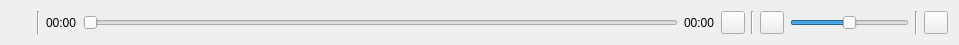
<?xml version="1.0" encoding="UTF-8"?>
<ui version="4.0">
 <class>PlayControl</class>
 <widget class="QWidget" name="PlayControl">
  <property name="geometry">
   <rect>
    <x>0</x>
    <y>0</y>
    <width>959</width>
    <height>41</height>
   </rect>
  </property>
  <property name="windowTitle">
   <string>播放控制</string>
  </property>
  <property name="styleSheet">
   <string notr="true">#PlayControl
{
	border-radius: 5px;
}</string>
  </property>
  <layout class="QHBoxLayout" name="horizontalLayout" stretch="0,0,0,5,0,0,0,0,1,0,0">
   <item>
    <widget class="QLabel" name="labelIcon">
     <property name="minimumSize">
      <size>
       <width>20</width>
       <height>20</height>
      </size>
     </property>
     <property name="maximumSize">
      <size>
       <width>20</width>
       <height>20</height>
      </size>
     </property>
     <property name="text">
      <string/>
     </property>
     <property name="pixmap">
      <pixmap resource="../../../res/resources.qrc">:/icons/icons/mxlplayer_icon256.ico</pixmap>
     </property>
     <property name="scaledContents">
      <bool>true</bool>
     </property>
    </widget>
   </item>
   <item>
    <widget class="Line" name="line1">
     <property name="orientation">
      <enum>Qt::Vertical</enum>
     </property>
    </widget>
   </item>
   <item>
    <widget class="QLabel" name="labelPlayTime">
     <property name="text">
      <string>00:00</string>
     </property>
    </widget>
   </item>
   <item>
    <widget class="QSlider" name="horizontalSliderPosition">
     <property name="orientation">
      <enum>Qt::Horizontal</enum>
     </property>
    </widget>
   </item>
   <item>
    <widget class="QLabel" name="labelTotalTime">
     <property name="text">
      <string>00:00</string>
     </property>
    </widget>
   </item>
   <item>
    <widget class="QToolButton" name="toolButtonPlayPause">
     <property name="toolTip">
      <string>播放/暂停</string>
     </property>
     <property name="text">
      <string/>
     </property>
     <property name="icon">
      <iconset resource="../../../res/resources.qrc">
       <normaloff>:/images/images/play.png</normaloff>:/images/images/play.png</iconset>
     </property>
     <property name="checkable">
      <bool>true</bool>
     </property>
    </widget>
   </item>
   <item>
    <widget class="Line" name="line2">
     <property name="orientation">
      <enum>Qt::Vertical</enum>
     </property>
    </widget>
   </item>
   <item>
    <widget class="QToolButton" name="toolButtonMute">
     <property name="toolTip">
      <string>静音</string>
     </property>
     <property name="text">
      <string/>
     </property>
     <property name="icon">
      <iconset resource="../../../res/resources.qrc">
       <normaloff>:/images/images/volume.png</normaloff>:/images/images/volume.png</iconset>
     </property>
     <property name="checkable">
      <bool>true</bool>
     </property>
    </widget>
   </item>
   <item>
    <widget class="QSlider" name="horizontalSliderVolume">
     <property name="maximum">
      <number>100</number>
     </property>
     <property name="value">
      <number>50</number>
     </property>
     <property name="orientation">
      <enum>Qt::Horizontal</enum>
     </property>
    </widget>
   </item>
   <item>
    <widget class="Line" name="line3">
     <property name="orientation">
      <enum>Qt::Vertical</enum>
     </property>
    </widget>
   </item>
   <item>
    <widget class="QToolButton" name="toolButtonBack">
     <property name="toolTip">
      <string>退出</string>
     </property>
     <property name="text">
      <string/>
     </property>
     <property name="icon">
      <iconset resource="../../../res/resources.qrc">
       <normaloff>:/images/images/close.png</normaloff>:/images/images/close.png</iconset>
     </property>
    </widget>
   </item>
  </layout>
 </widget>
 <resources>
  <include location="../../../res/resources.qrc"/>
 </resources>
 <connections/>
</ui>
